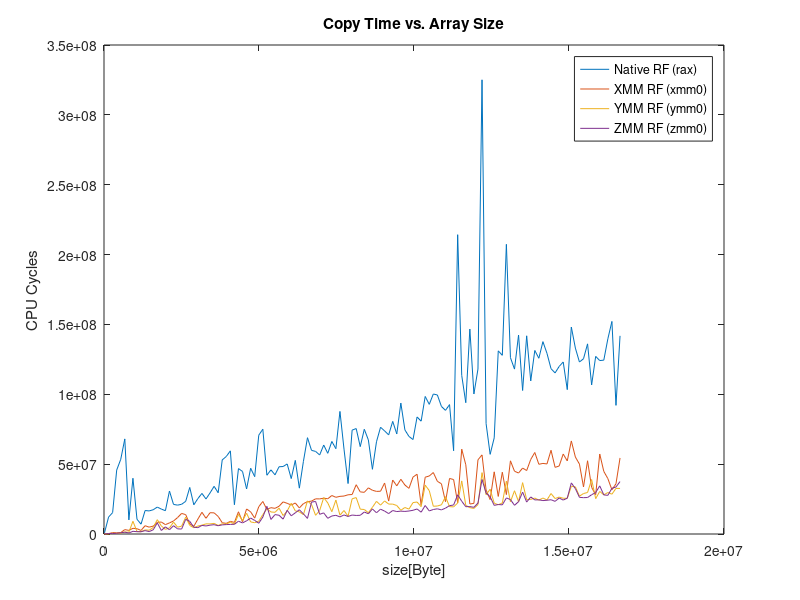

The MATLAB script that drew this image:
load("datapath_64.mat")

plot(x, native_times, x, xmm_times, x, ymm_times, x, zmm_times)
title("Copy Time vs. Array Size")
xlabel("size[Byte]")
ylabel("CPU Cycles")
legend("Native RF (rax)", "XMM RF (xmm0)", "YMM RF (ymm0)", "ZMM RF (zmm0)", "Location", 'northeast')
